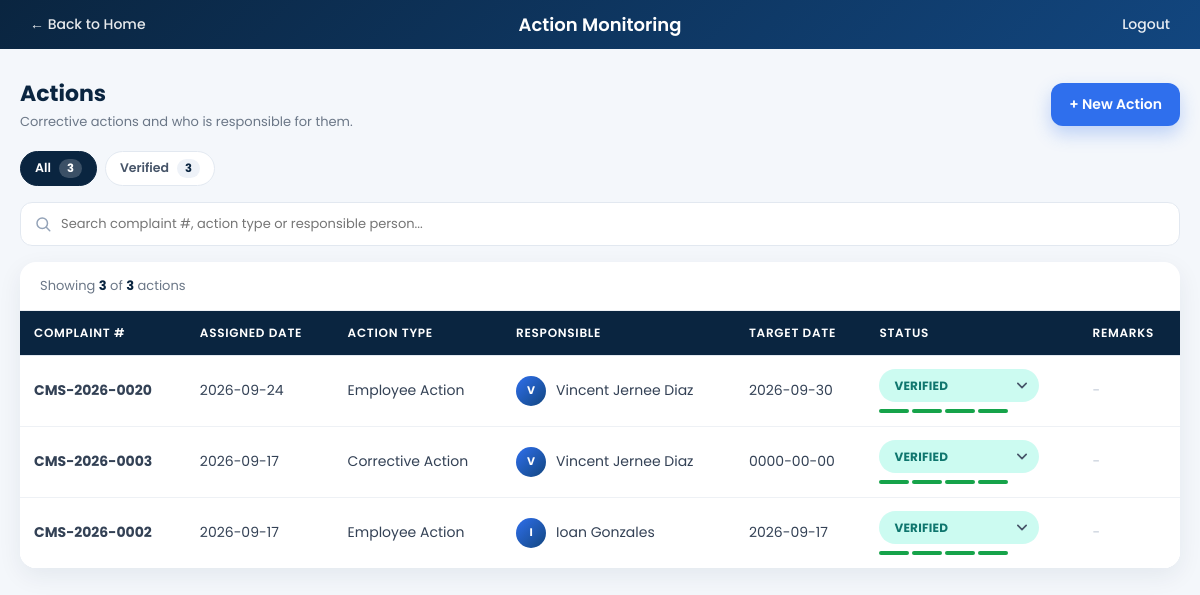
Screenshot of /action_list.php (signed in) with the database file from the repository.
### tables this page shows
CREATE TABLE `actions` (
  `action_id` int(11) NOT NULL,
  `complaint_id` int(11) NOT NULL,
  `investigation_id` int(11) DEFAULT NULL,
  `action_type` enum('Corrective Action','Preventive Action','Employee Action','Process Improvement','Service Recovery','Policy Recommendation','No Action Required') NOT NULL,
  `action_description` text NOT NULL,
  `responsible_person` int(11) NOT NULL,
  `target_date` date DEFAULT NULL,
  `status` enum('Pending','In Progress','Completed','Verified') DEFAULT 'Pending',
  `created_at` timestamp NOT NULL DEFAULT current_timestamp()
);

CREATE TABLE `complaints` (
  `complaint_id` int(11) NOT NULL,
  `complaint_number` varchar(30) NOT NULL,
  `complainant_id` int(11) NOT NULL,
  `category_id` int(11) NOT NULL,
  `subject` varchar(200) NOT NULL,
  `description` text NOT NULL,
  `date_filed` date NOT NULL,
  `location` varchar(150) DEFAULT NULL,
  `priority` enum('low','medium','high') DEFAULT 'medium',
  `status` enum('Submitted','For Assignment','Assigned','Under Investigation','Action Required','For Resolution','Resolved','Closed') DEFAULT 'Submitted',
  `created_at` timestamp NOT NULL DEFAULT current_timestamp()
);

CREATE TABLE `users` (
  `user_id` int(11) NOT NULL,
  `role_id` int(11) NOT NULL,
  `department_id` int(11) DEFAULT NULL,
  `full_name` varchar(150) NOT NULL,
  `email` varchar(150) NOT NULL,
  `password` varchar(255) NOT NULL,
  `contact_number` varchar(20) DEFAULT NULL,
  `specialization` varchar(100) DEFAULT NULL,
  `status` enum('active','inactive') DEFAULT 'active',
  `created_at` timestamp NOT NULL DEFAULT current_timestamp()
);

### action_list.php (the view, shortened to what this page needs)
<?php
$conn = new mysqli("localhost", "root", "", "complaint_management_db");
$result = $conn->query(
    "SELECT a.*, c.complaint_number, u.full_name AS responsible_name
     FROM actions a
     JOIN complaints c ON a.complaint_id = c.complaint_id
     JOIN users u ON a.responsible_person = u.user_id
     ORDER BY a.action_id DESC"
);
?>
<!DOCTYPE html>
<html>
<head>
    <link rel="stylesheet" href="assets/style.css">
</head>
<body>
    <div class="topbar" id="topbar">
        <a class="back-link" href="index.php">&larr; Back to Home</a>
        <h2>Action Monitoring</h2>
        <a class="logout" href="logout.php">Logout</a>
    </div>
    <div class="page-wrap">
        <div class="page-header">
            <div>
                <h1>Actions</h1>
                <p>Corrective actions and who is responsible for them.</p>
            </div>
            <a href="action_form.php" class="btn-primary">+ New Action</a>
        </div>
        <div class="chips" id="chips"></div>
        <div class="search-row">
            <input type="text" id="quickSearch" placeholder="Search complaint #, action type or responsible person...">
        </div>
        <div class="table-card">
            <div class="table-meta">
                <span>Showing <strong id="shownCount">0</strong> of <strong id="totalCount">0</strong> actions</span>
            </div>
            <div class="table-scroll">
                <table>
                    <thead>
                        <tr>
                            <th>Complaint #</th>
                            <th>Assigned Date</th>
                            <th>Action Type</th>
                            <th>Responsible</th>
                            <th>Target Date</th>
                            <th>Status</th>
                            <th>Remarks</th>
                        </tr>
                    </thead>
                    <tbody id="rows">
                <?php while ($row = $result->fetch_assoc()):
                    $isOverdue = ($row['target_date'] && $row['target_date'] < date("Y-m-d") && $row['status'] != 'Completed' && $row['status'] != 'Verified');
                ?>
                <tr class="<?php if ($isOverdue) echo 'overdue-row'; ?>" data-status="<?php echo htmlspecialchars($row['status']); ?>" data-overdue="<?php echo $isOverdue ? '1' : '0'; ?>">
                    <td class="c-num"><?php echo htmlspecialchars($row['complaint_number']); ?></td>
                    <td class="date"><?php echo date("Y-m-d", strtotime($row['created_at'])); ?></td>
                    <td><?php echo htmlspecialchars($row['action_type']); ?></td>
                    <td><div class="person"><span class="avatar"><?php echo htmlspecialchars(strtoupper(substr(trim($row['responsible_name']), 0, 1))); ?></span><span><?php echo htmlspecialchars($row['responsible_name']); ?></span></div></td>
                    <td class="date"><?php echo $row['target_date'] ?: '-'; ?></td>
                    <td>
                        <form method="POST" style="margin:0;">
                            <select class="status-select" name="new_status" onchange="this.form.submit()">
                                <option value="Verified" <?php if ($row['status'] == 'Verified') echo 'selected'; ?>>Verified</option>
                            </select>
                        </form>
                        <div class="stage"><i></i><i></i><i></i><i></i></div>
                    </td>
                    <td><?php echo $isOverdue ? "<span class='overdue-tag'>Overdue</span>" : "<span class='dash'>-</span>"; ?></td>
                </tr>
                <?php endwhile; ?>
                    </tbody>
                </table>
            </div>
        </div>
    </div>
</body>
</html>

### assets/style.css (style rules this page uses)
* { box-sizing: border-box; }
html, body { margin: 0 !important; padding: 0 !important; width: 100% !important; min-height: 100vh !important; overflow-x: hidden !important; background: #f4f7fb !important; }
body { font-family: 'Poppins', sans-serif; color: #1e293b; }
h1, h2, h3 { color: #0f3d5c; font-weight: 600; }
h1 { font-size: 26px; }
h2 { font-size: 22px; margin-top: 30px; }
body > *:not(script):not(#pageContent):not(#loadingOverlay):not(#splashOverlay):not(#loadingLogo):not(.topbar):not(.main-content):not(body.reg-page > *):not(body.track-page > *) { max-width: 1100px; margin-left: auto; margin-right: auto; padding-left: 20px; padding-right: 20px; }
a { color: #0f766e; text-decoration: none; font-weight: 500; }
table { border-collapse: collapse; width: 100%; background: #ffffff; margin-top: 12px; margin-bottom: 20px; box-shadow: 0 1px 4px rgba(0, 0, 0, 0.08); border-radius: 6px; overflow: hidden; }
th, td { padding: 10px 14px; text-align: left; border-bottom: 1px solid #e2e8f0; font-size: 14px; }
th { background: #0f3d5c; color: #ffffff; font-weight: 600; text-transform: uppercase; font-size: 12px; letter-spacing: 0.03em; }
form { background: #ffffff; padding: 24px; border-radius: 8px; box-shadow: 0 1px 4px rgba(0, 0, 0, 0.08); max-width: 550px; margin: 16px auto 0; }
input, select, textarea { width: 100%; padding: 9px 12px; border: 1px solid #cbd5e1; border-radius: 6px; font-size: 14px; font-family: 'Poppins', sans-serif; background: #f8fafc; }
p { line-height: 1.6; }
@media (min-width: 769px) { table { overflow-x: visible; } }

### rows the page displays
actions: complaint.complaint_number "CMS-2026-0020", created_at "2026-09-24", action_type "Employee Action", responsible_person.full_name "V", responsible_person.full_name "Vincent Jernee Diaz", target_date "2026-09-30", new_status "Verified"
actions: complaint.complaint_number "CMS-2026-0003", created_at "2026-09-17", action_type "Corrective Action", responsible_person.full_name "V", responsible_person.full_name "Vincent Jernee Diaz", target_date "0000-00-00", new_status "Verified"
actions: complaint.complaint_number "CMS-2026-0002", created_at "2026-09-17", action_type "Employee Action", responsible_person.full_name "I", responsible_person.full_name "Ioan Gonzales", target_date "2026-09-17", new_status "Verified"
